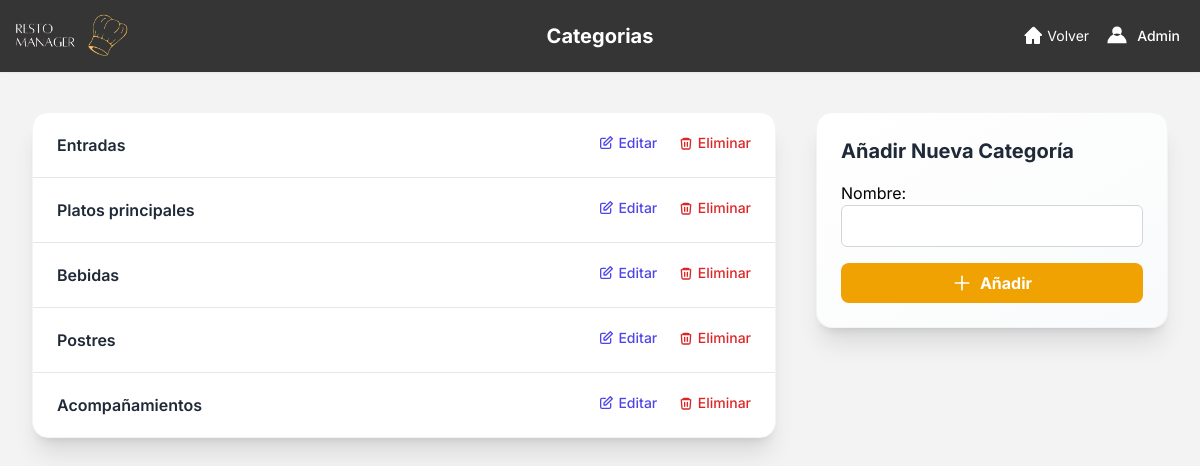
Screenshot of /dashboard/categorias/ (signed in) with the database file from the repository.
### restaurante_app/models.py (models this page shows, shortened)
class Usuario(AbstractUser):
    first_name = None
    last_name = None
    ROL_CHOICES = (('MESA', 'Mesa'), ('ENCARGADO', 'Encargado'), ('CAMARERO', 'Camarero'))
    rol = models.CharField(max_length=10, choices=ROL_CHOICES, default='MESA')
    objects = UsuarioManager()

class Categoria(models.Model):
    nombre = models.CharField(max_length=100, unique=True)
    orden = models.PositiveIntegerField(default=10, help_text="Un número más bajo aparece primero")
    class Meta:
        ordering = ['orden', 'nombre']

### restaurante_app/views.py (the view)
    @login_required
    def _wrapped_view(request, *args, **kwargs):
        if request.user.rol != 'ENCARGADO':
            messages.error(request, 'No tienes permiso para acceder a esta página.')
            return redirect('index')
        return view_func(request, *args, **kwargs)

### restaurante_app/forms.py
class CategoriaForm(CleanNameMixin, forms.ModelForm):
    class Meta:
        model = Categoria
        fields = ['nombre']

### restaurante_app/views.py (called while the page is built)
def staff_required(view_func):
    @login_required
    def _wrapped_view(request, *args, **kwargs):
        if request.user.rol != 'ENCARGADO':
            messages.error(request, 'No tienes permiso para acceder a esta página.')
            return redirect('index')
        return view_func(request, *args, **kwargs)
    return _wrapped_view

@staff_required
def gestion_categorias_view(request):
    if request.method == 'POST':
        form = CategoriaForm(request.POST)
        if form.is_valid():
            form.save()
            messages.success(request, 'Categoría añadida exitosamente.')
            return redirect('gestion_categorias')
    else:
        form = CategoriaForm()
    categorias = Categoria.objects.all()
    context = {
        'categorias': categorias,
        'form': form
    }
    return render(request, 'app/gestion_categorias.html', context)

### templates/app/gestion_categorias.html (shortened to what this page needs)
{% load static %}
<!DOCTYPE html>
<html lang="es">
<head>
    <script src="https://cdn.tailwindcss.com"></script>
</head>
<body class="bg-grisClaro">
    <header class="bg-[#353535] shadow-sm relative">
        <div class="w-full mx-auto py-2 px-0 flex items-center justify-between relative">
            <div class="flex items-center ml-[-12px]">
                <img src="{% static 'img/imagelogo.png' %}" alt="Logo" class="h-14 w-45">
            </div>
            <h1 class="absolute left-1/2 transform -translate-x-1/2 text-xl font-bold text-white">
                Categorias
            </h1>
            <div class="flex items-center space-x-4 mr-5">
                    <a href="{% url 'dashboard' %}" class="flex items-center text-white text-sm hover:text-gray-300">
                        <svg xmlns="http://www.w3.org/2000/svg" class="h-5 w-5 mr-1" fill="currentColor" viewBox="0 0 20 20">
                            <path d="M10.707 1.293a1 1 0 00-1.414 0l-8 8A1 1 0 002 10h1v7a1 1 0 001 1h4a1 1 0 001-1v-4h2v4a1 1 0 001 1h4a1 1 0 001-1v-7h1a1 1 0 00.707-1.707l-8-8z" />
                        </svg>
                        Volver
                    </a>
                <button id="userMenuButton" class="flex items-center space-x-2 text-white hover:text-gray-200 focus:outline-none">
                    <svg xmlns="http://www.w3.org/2000/svg" class="h-6 w-6 text-white" fill="currentColor" viewBox="0 0 20 20">
                        <path fill-rule="evenodd" d="M10 2a4 4 0 100 8 4 4 0 000-8zM2 16a8 8 0 1116 0H2z" clip-rule="evenodd" />
                    </svg>
                    <span class="text-sm font-medium">{{ user.username }}</span>
                </button>
            </div>
        </div>
    </header>
    <main class="max-w-7xl mx-auto py-10 sm:px-6 lg:px-8 grid grid-cols-1 lg:grid-cols-3 gap-10">
        <div class="lg:col-span-2">
            <div class="bg-white shadow-xl rounded-2xl overflow-hidden border border-gray-100">
                <ul role="list" class="divide-y divide-gray-200">
                    {% for categoria in categorias %}
                    <li class="px-6 py-5 flex items-center justify-between hover:bg-gray-50 transition duration-200">
                        <p class="text-base font-semibold text-gray-800">{{ categoria.nombre }}</p>
                        <div class="space-x-4">
                            <button type="button"
                                data-id="{{ categoria.id }}"
                                data-nombre="{{ categoria.nombre|escapejs }}"
                                class="btn-edit text-sm font-medium text-indigo-600 hover:text-indigo-900 inline-flex items-center space-x-1">
                                <svg xmlns="http://www.w3.org/2000/svg" class="h-4 w-4" fill="none" viewBox="0 0 24 24" stroke="currentColor">
                                    <path stroke-linecap="round" stroke-linejoin="round" stroke-width="2" d="M11 5H6a2 2 0 00-2 2v11a2 2 0 002 2h11a2 2 0 002-2v-5M18.5 2.5l3 3L12 15H9v-3L18.5 2.5z" />
                                </svg>
                                <span>Editar</span>
                            </button>
                            <form action="{% url 'eliminar_categoria' categoria.id %}" method="post" class="inline" onsubmit="return confirm('¿Seguro que quieres eliminar esta categoría? Los productos asociados quedarán sin categoría.');">
                                <button type="submit" class="text-sm font-medium text-red-600 hover:text-red-900 inline-flex items-center space-x-1">
                                    <svg xmlns="http://www.w3.org/2000/svg" class="h-4 w-4" fill="none" viewBox="0 0 24 24" stroke="currentColor">
                                        <path stroke-linecap="round" stroke-linejoin="round" stroke-width="2" d="M19 7l-.867 12.142A2 2 0 0116.138 21H7.862a2 2 0 01-1.995-1.858L5 7m5 4v6m4-6v6M9 7h6m2 0a2 2 0 00-2-2H9a2 2 0 00-2 2h10z" />
                                    </svg>
                                    <span>Eliminar</span>
                                </button>
                            </form>
                        </div>
                    </li>
                    {% empty %}
                    <li class="px-6 py-5 text-center text-gray-400 italic">No hay categorías registradas.</li>
                    {% endfor %}
                </ul>
            </div>
        </div>
        <div class="lg:col-span-1">
            <div class="bg-gradient-to-br from-white to-gray-50 shadow-xl rounded-2xl p-6 border border-gray-100">
                <h2 class="text-xl font-bold text-gray-800 mb-4">Añadir Nueva Categoría</h2>
                <form method="post" class="space-y-4">
                    {{ form.as_p }}
                    <button type="submit" class="w-full bg-[#F0A202] text-white font-bold py-2 px-4 rounded-lg hover:bg-[#d98d00] transition duration-200 flex items-center justify-center space-x-2">
                        <svg xmlns="http://www.w3.org/2000/svg" class="h-5 w-5" fill="none" viewBox="0 0 24 24" stroke="currentColor">
                            <path stroke-linecap="round" stroke-linejoin="round" stroke-width="2" d="M12 4v16m8-8H4" />
                        </svg>
                        <span>Añadir</span>
                    </button>
                </form>
            </div>
        </div>
    </main>
</body>
</html>

### templates/app/gestion_categorias.html (style rules this page uses)
body { font-family: 'Inter', sans-serif; }
form input { display: block; width: 100%; padding: 0.5rem; border-radius: 0.375rem; border: 1px solid #D1D5DB; }

### rows the page displays
Usuario: username "Admin"
Categoria: nombre "Entradas"
Categoria: nombre "Platos principales"
Categoria: nombre "Bebidas"
Categoria: nombre "Postres"
Categoria: nombre "Acompañamientos"
